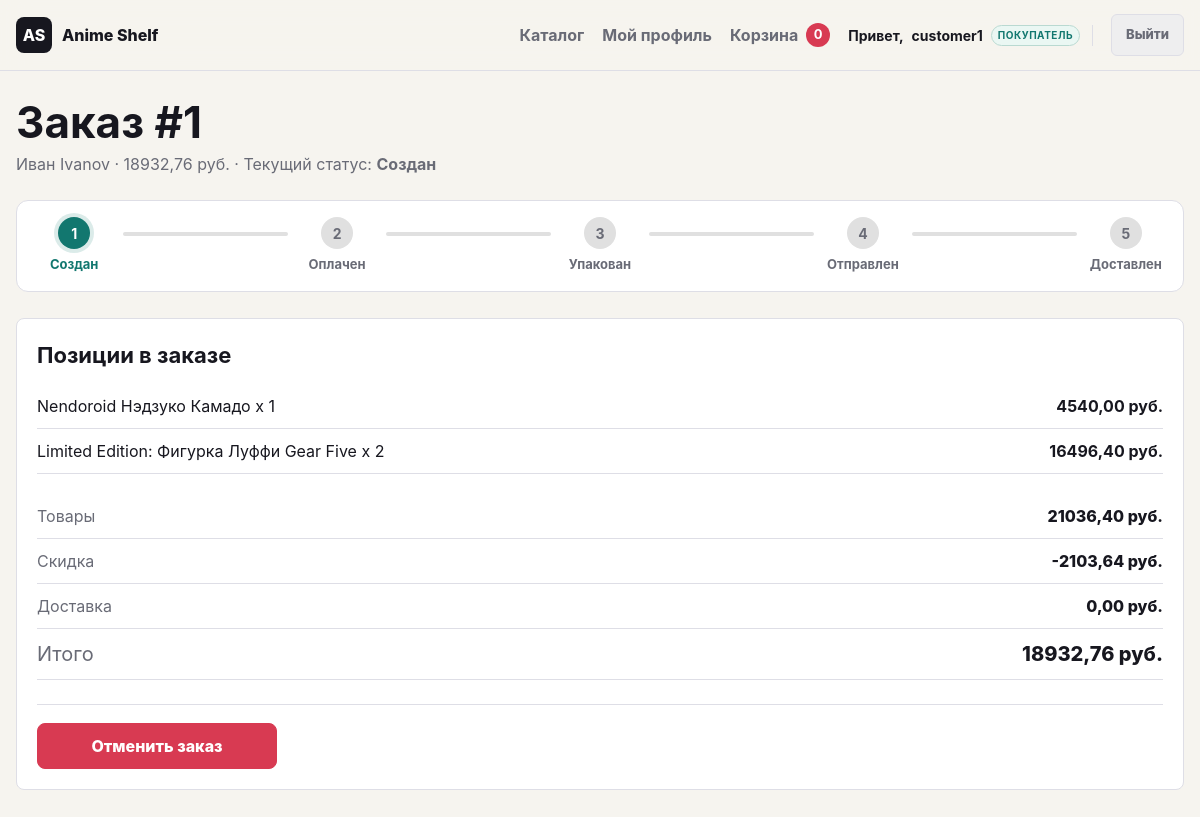
Page /orders/1/ (signed in) on the committed database.
### store/models.py (models this page shows, shortened)
class TimeStampedModel(models.Model):
    created_at = models.DateTimeField(auto_now_add=True)
    updated_at = models.DateTimeField(auto_now=True)
    class Meta:
        abstract = True

class Order(TimeStampedModel):
    class Status(models.TextChoices):
        CREATED = "created", "Создан"
        PAID = "paid", "Оплачен"
        PACKED = "packed", "Упакован"
        SHIPPED = "shipped", "Отправлен"
        DELIVERED = "delivered", "Доставлен"
        CANCELLED = "cancelled", "Отменен"
    customer = models.ForeignKey(Customer, on_delete=models.PROTECT, related_name="orders")
    status = models.CharField(max_length=20, choices=Status.choices, default=Status.CREATED)
    delivery_method = models.CharField(max_length=40, default="courier")
    pricing_strategy = models.CharField(max_length=40, default="regular")
    subtotal = models.DecimalField(max_digits=10, decimal_places=2, default=Decimal("0.00"))
    discount = models.DecimalField(max_digits=10, decimal_places=2, default=Decimal("0.00"))
    shipping_price = models.DecimalField(max_digits=10, decimal_places=2, default=Decimal("0.00"))
    total = models.DecimalField(max_digits=10, decimal_places=2, default=Decimal("0.00"))
    comment = models.TextField(blank=True)
    class Meta:
        ordering = ["-created_at"]
        verbose_name = "Заказ"
        verbose_name_plural = "Заказы"

class Customer(TimeStampedModel):
    user = models.OneToOneField(
        "auth.User",
        on_delete=models.SET_NULL,
        null=True,
        blank=True,
        related_name="customer_profile",
    )
    name = models.CharField(max_length=160)
    email = models.EmailField()
    phone = models.CharField(max_length=40, blank=True)
    city = models.CharField(max_length=120, blank=True)
    class Meta:
        ordering = ["-created_at"]
        verbose_name = "Покупатель"
        verbose_name_plural = "Покупатели"

class OrderItem(models.Model):
    order = models.ForeignKey(Order, on_delete=models.CASCADE, related_name="items")
    product = models.ForeignKey(Product, on_delete=models.PROTECT)
    product_name = models.CharField(max_length=180)
    unit_price = models.DecimalField(max_digits=10, decimal_places=2)
    quantity = models.PositiveIntegerField(default=1)
    class Meta:
        verbose_name = "Позиция заказа"
        verbose_name_plural = "Позиции заказа"
    @property
    def line_total(self):
        return self.unit_price * self.quantity

### store/views.py (the view, shortened to what this page needs)
# urls.py: path("orders/<int:pk>/", views.order_detail, name="order_detail"),
@login_required
def order_detail(request, pk):
    facade = StoreFacade()
    detail = facade.get_order_detail(pk)
    order = detail["order"]
    transitions = detail["transitions"]
    if not request.user.is_staff:
        if order.customer.user != request.user and order.customer.email != request.user.email:
            messages.error(request, "У вас нет прав для просмотра этого заказа.")
            return redirect("store:home")
    return render(
        request,
        "store/order_detail.html",
        {"order": order, "transitions": transitions},
    )

### store/context_processors.py (called while the page is built)
def cart_summary(request):
    is_manager = request.user.is_authenticated and request.user.is_staff
    context = {"is_manager": is_manager}
    if not request.session.session_key:
        context["cart_items_count"] = 0
        return context
    cart = Cart.objects.filter(session_key=request.session.session_key, status=Cart.Status.OPEN).first()
    if not cart:
        context["cart_items_count"] = 0
        return context
    context["cart_items_count"] = sum(item.quantity for item in cart.items.all())
    return context

### store/services/facade.py (called while the page is built)
    def get_order_detail(self, pk):
        order = get_object_or_404(Order.objects.prefetch_related("items", "logs"), pk=pk)
        machine = OrderStateMachine()
        return {
            "order": order,
            "transitions": machine.allowed_transitions(order),
        }

### store/services/singletons.py (called while the page is built)
    def __call__(cls, *args, **kwargs):
        if cls not in cls._instances:
            cls._instances[cls] = super().__call__(*args, **kwargs)
        return cls._instances[cls]

### store/services/states.py (called while the page is built)
    def allowed_transitions(self):
        return self.transitions

    def get_state(self, order):
        return self.states[order.status]

    def allowed_transitions(self, order):
        return self.get_state(order).allowed_transitions()

### store/templates/store/order_detail.html (shortened to what this page needs)
{% extends "store/base.html" %}
{% block content %}
<section class="page-heading">
    <h1>Заказ #{{ order.id }}</h1>
    <p>{{ order.customer.name }} · {{ order.total }} руб. · Текущий статус: <strong>{{ order.get_status_display }}</strong></p>
    {% if order.status == 'cancelled' %}
        <div class="cancelled-banner">
            ❌ Заказ отменен и аннулирован.
        </div>
    {% else %}
        <div class="order-stepper">
            <div class="step {% if order.status == 'created' or order.status == 'paid' or order.status == 'packed' or order.status == 'shipped' or order.status == 'delivered' %}active{% endif %}">
                <div class="step-icon">1</div>
                <div class="step-label">Создан</div>
            </div>
            <div class="step-line {% if order.status == 'paid' or order.status == 'packed' or order.status == 'shipped' or order.status == 'delivered' %}active{% endif %}"></div>
            <div class="step {% if order.status == 'paid' or order.status == 'packed' or order.status == 'shipped' or order.status == 'delivered' %}active{% endif %}">
                <div class="step-icon">2</div>
                <div class="step-label">Оплачен</div>
            </div>
            <div class="step-line {% if order.status == 'packed' or order.status == 'shipped' or order.status == 'delivered' %}active{% endif %}"></div>
            <div class="step {% if order.status == 'packed' or order.status == 'shipped' or order.status == 'delivered' %}active{% endif %}">
                <div class="step-icon">3</div>
                <div class="step-label">Упакован</div>
            </div>
            <div class="step-line {% if order.status == 'shipped' or order.status == 'delivered' %}active{% endif %}"></div>
            <div class="step {% if order.status == 'shipped' or order.status == 'delivered' %}active{% endif %}">
                <div class="step-icon">4</div>
                <div class="step-label">Отправлен</div>
            </div>
            <div class="step-line {% if order.status == 'delivered' %}active{% endif %}"></div>
            <div class="step {% if order.status == 'delivered' %}active{% endif %}">
                <div class="step-icon">5</div>
                <div class="step-label">Доставлен</div>
            </div>
        </div>
    {% endif %}
</section>
<section class="order-layout" style="{% if not is_manager %}grid-template-columns: 1fr;{% endif %}">
    <div class="order-main">
        <h2>Позиции в заказе</h2>
        {% for item in order.items.all %}
            <article class="summary-line">
                <span>{{ item.product_name }} x {{ item.quantity }}</span>
                <strong>{{ item.line_total }} руб.</strong>
            </article>
        {% endfor %}
        <dl class="summary">
            <div><dt>Товары</dt><dd>{{ order.subtotal }} руб.</dd></div>
            <div><dt>Скидка</dt><dd>-{{ order.discount }} руб.</dd></div>
            <div><dt>Доставка</dt><dd>{{ order.shipping_price }} руб.</dd></div>
            <div class="total"><dt>Итого</dt><dd>{{ order.total }} руб.</dd></div>
        </dl>
        {% if not is_manager and order.status == 'created' %}
            <form method="post" style="margin-top: 24px; padding-top: 18px; border-top: 1px solid var(--line);">
                <button type="submit" class="button btn-cancel" style="background-color: var(--accent); border-color: var(--accent); max-width: 240px; width: 100%;">Отменить заказ</button>
            </form>
        {% endif %}
    </div>
</section>
{% endblock %}

### store/templates/store/base.html (shortened to what this page needs)
{% load static %}
<!doctype html>
<html lang="ru">
<head>
    <link rel="stylesheet" href="{% static 'store/styles.css' %}">
</head>
<body>
    <header class="site-header">
        <a class="brand" href="{% url 'store:home' %}">
            <span class="brand-mark">AS</span>
            <span>Anime Shelf</span>
        </a>
        <nav class="main-nav">
            <a href="{% url 'store:product_list' %}">Каталог</a>
            {% if request.user.is_authenticated %}
                <a href="{% url 'store:profile' %}">Мой профиль</a>
            {% endif %}
            <a class="cart-link" href="{% url 'store:cart' %}">Корзина <span>{{ cart_items_count }}</span></a>
            {% if request.user.is_authenticated %}
                <span class="user-greeting">
                    Привет, <strong>{{ request.user.username }}</strong>
                    {% if request.user.is_staff %}
                        <span class="role-badge manager-active">Менеджер</span>
                    {% else %}
                        <span class="role-badge client-active">Покупатель</span>
                    {% endif %}
                </span>
                <form method="post" action="{% url 'store:logout' %}" style="display: inline-block;">
                    <button type="submit" class="auth-btn logout" style="font-family: inherit; font-size: 13px; font-weight: 800; cursor: pointer; border: 1px solid var(--line); border-radius: 6px; padding: 6px 14px; transition: all 0.2s ease;">Выйти</button>
                </form>
            {% else %}
                <a href="{% url 'store:login' %}" class="auth-btn login">Войти</a>
                <a href="{% url 'store:register' %}" class="auth-btn login">Регистрация</a>
            {% endif %}
        </nav>
    </header>
    <main>
        {% block content %}{% endblock %}
    </main>
</body>
</html>

### rows in the picture
Order: id "1", customer.name "Иван Ivanov", total "18932,76", status "Создан", subtotal "21036,40", discount "2103,64", shipping_price "0,00"
OrderItem: product_name "Nendoroid Нэдзуко Камадо", quantity "1", line_total "4540,00"
OrderItem: product_name "Limited Edition: Фигурка Луффи Gear Five", quantity "2", line_total "16496,40"

### other values in the picture
{{ cart_items_count }} "0"
{{ request.user.username }} "customer1"
